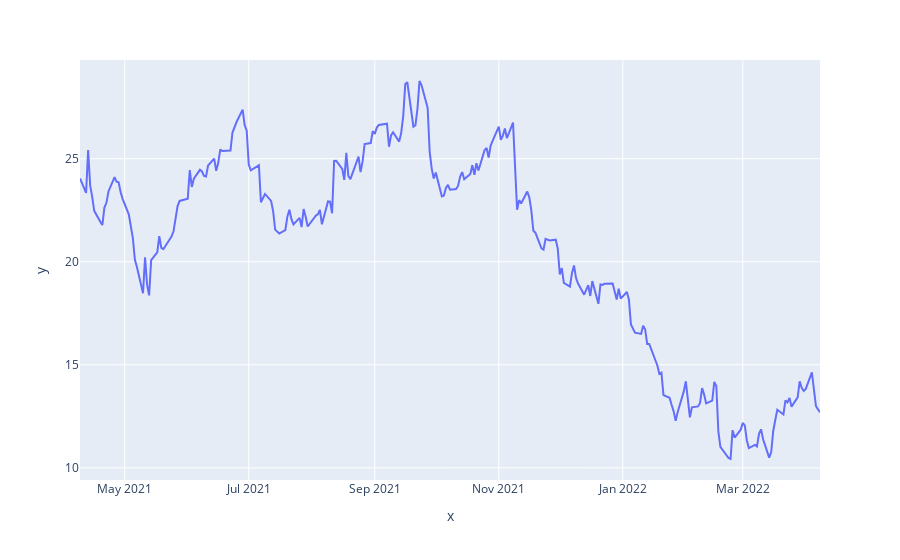

Source (notebook cell):
### Code cell
fig = px.line(x=df.index, y=df.Close)
fig.show()

### Figure 1 — Plotly figure (JSON) as saved in the notebook; plotly's stock layout.template omitted (floating-point values rounded to 4 significant figures; data arrays with more than 128 entries replaced by an {"elided": "..."} marker saying what was removed)
{"data": [{"hovertemplate": "x=%{x}<br>y=%{y}<extra></extra>", "legendgroup": "", "line": {"color": "#636efa", "dash": "solid"}, "marker": {"symbol": "circle"}, "mode": "lines", "name": "", "orientation": "v", "showlegend": false, "type": "scatter", "x": {"elided": "254 str values"}, "xaxis": "x", "y": {"elided": "254 float values"}, "yaxis": "y"}], "layout": {"legend": {"tracegroupgap": 0}, "margin": {"t": 60}, "xaxis": {"anchor": "y", "domain": [0, 1], "title": {"text": "x"}}, "yaxis": {"anchor": "x", "domain": [0, 1], "title": {"text": "y"}}}}
